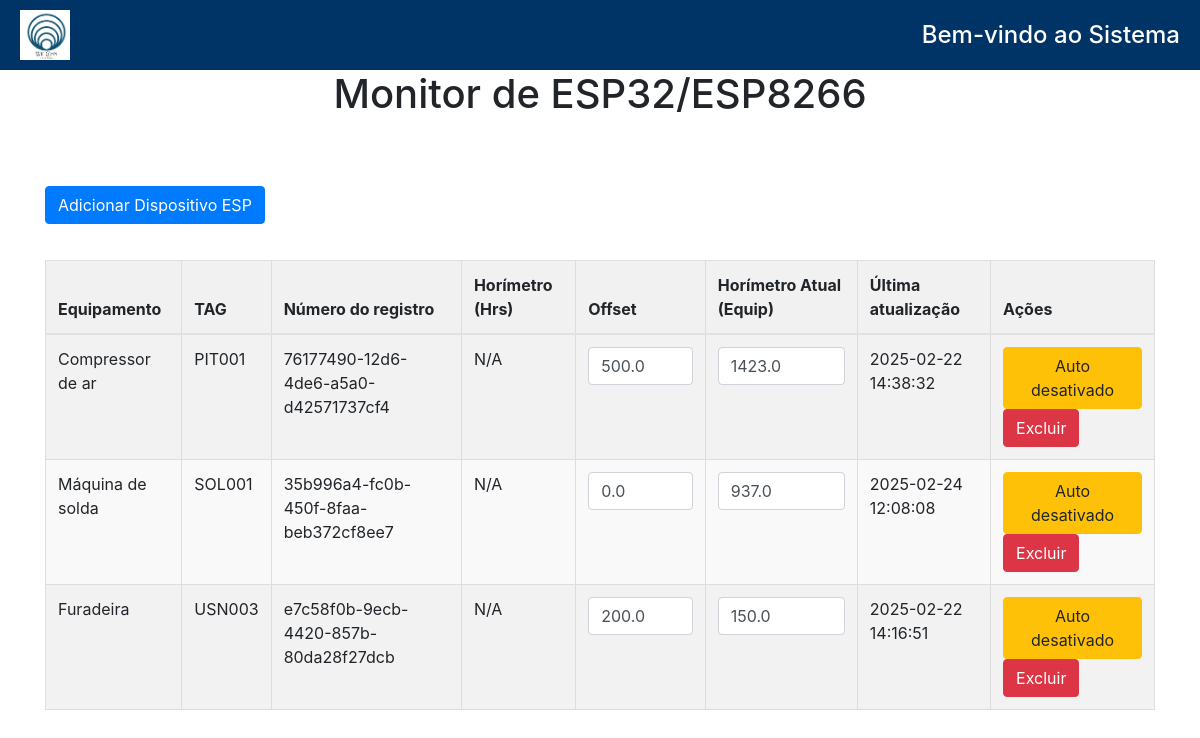
The app's page /device_list (signed in), older data.
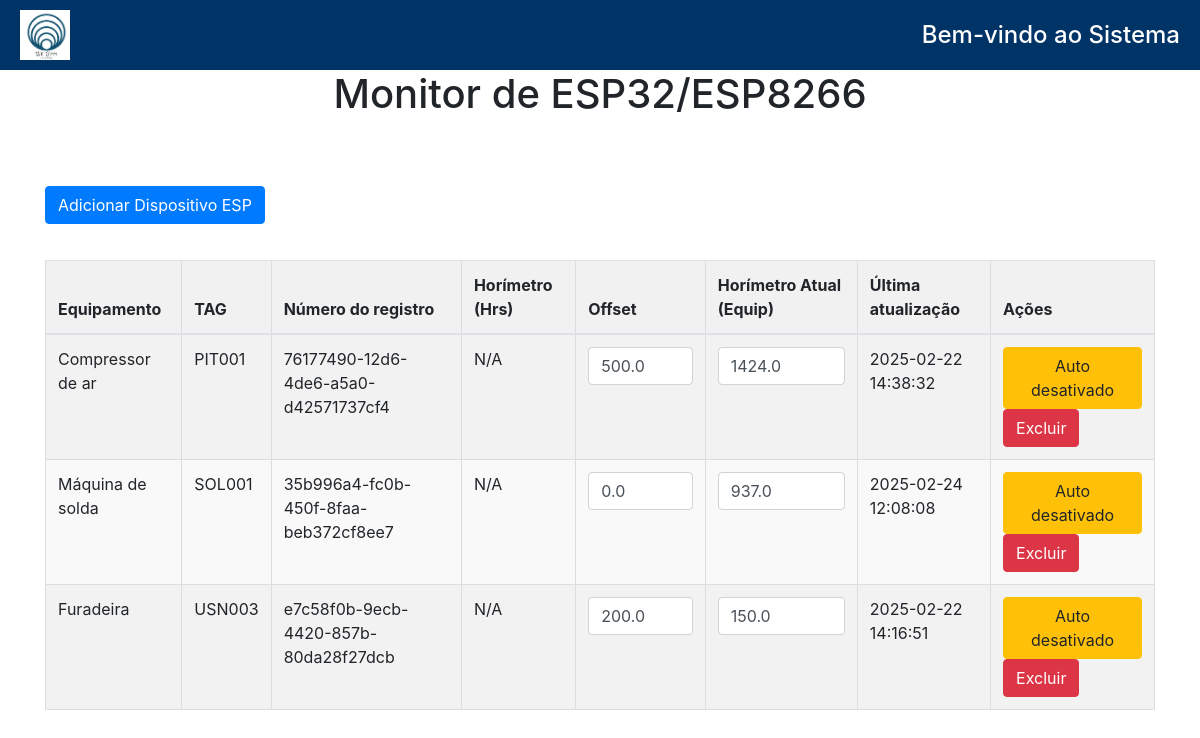
The same page, newer data.
### monitorESP/models.py (models this page shows, shortened)
class ESP32Device(models.Model):
    registration_number = models.UUIDField(default=uuid.uuid4, unique=True)
    equipamento = models.ForeignKey(
        'CadEquip.Equipamento',
        on_delete=models.CASCADE,
        related_name='esp_devices',
        null=True,
        blank=True
    )
    horimetro = models.FloatField(null=True, blank=True)
    horimetro_offset = models.FloatField(default=0)
    atualizacao_automatica = models.BooleanField(default=False)
    last_update = models.DateTimeField(auto_now=True)

### CadEquip/models.py (models this page shows, shortened)
class Equipamento(models.Model):
    CLASSIFICACAO = [
        ('a', 'A'),
        ('b', 'B'),
        ('c', 'C'),
    ]
    nome = models.CharField(max_length=200)
    tag = models.CharField(max_length=200, unique=True)
    patrimonio = models.CharField(
        max_length=200,
        unique=True,
        blank=True,  # Allow blank values
        null=True   # Allow null values
    )
    modelo = models.CharField(max_length=200)
    fabricante = models.CharField(max_length=200)
    numero_serie = models.CharField(max_length=200, unique=False, blank=True, null=True)
    ano_fabricacao = models.CharField(max_length=200, blank=True, null=True)
    data_criacao = models.DateTimeField(auto_now_add=True)
    setor = models.ForeignKey('gestaoOS.Setor', on_delete=models.CASCADE, related_name='equipamentos')
    local = models.CharField(max_length=150, blank=True, null=True)
    foto = models.ImageField(upload_to='fotos_equipamentos/%Y/%m/%d/', null=True, blank=True)
    fornecedor = models.ForeignKey(
        'CadFornecedor.Fornecedor',  # Relaciona ao modelo Fornecedor do app CadFornecedor
        on_delete=models.SET_NULL,
        related_name='equipamentos',
        null=True,
        blank=True
    )
    manual_operacao = models.FileField(upload_to='manuais/', null=True, blank=True)
    garantia_termino = models.DateField(null=True, blank=True)
    classe = models.CharField(max_length=1, blank=True, null=True)
    ssma = models.CharField(
        max_length=1,
        choices=CLASSIFICACAO,
        default='c',
    )
    qualidade = models.CharField(
        max_length=1,
        choices=CLASSIFICACAO,
        default='c',
    )
    operacao = models.CharField(
        max_length=1,
        choices=CLASSIFICACAO,
        default='c',
    )
    entrega = models.CharField(
        max_length=1,
        choices=CLASSIFICACAO,
        default='c',
    )
    mtbf = models.CharField(
        max_length=1,
        choices=CLASSIFICACAO,
        default='c',
    )
    mttr = models.CharField(
        max_length=1,
        choices=CLASSIFICACAO,
        default='c',
    )
    horimetro_atual = models.FloatField(default=0, help_text="Horas totais de operação do equipamento")
    ultima_atualizacao = models.DateTimeField(null=True, blank=True)
    class Meta:
        verbose_name = 'Equipamento'
        verbose_name_plural = 'Equipamentos'

### monitorESP/views.py (the view, shortened to what this page needs)
# urls.py: path('device_list', views.device_list, name='device_list'),
@login_required
def device_list(request):
    devices = ESP32Device.objects.all().select_related('equipamento')
    equipamentos = Equipamento.objects.exclude(id__in=ESP32Device.objects.values_list('equipamento_id', flat=True))
    return render(request, 'device_list.html', {
        'devices': devices,
        'equipamentos': equipamentos
    })

### monitorESP/templates/device_list.html (shortened to what this page needs)
{% extends 'base.html' %}
{% load static %}
{% block content %}
<head>
    <link href="https://stackpath.bootstrapcdn.com/bootstrap/4.5.2/css/bootstrap.min.css" rel="stylesheet">
</head>
<body>
    <h1 style="text-align: center;">Monitor de ESP32/ESP8266</h1>
    <div class="container mt-5">
        <button type="button" class="btn btn-primary mb-3" data-toggle="modal" data-target="#equipmentModal">
            Adicionar Dispositivo ESP
        </button>
        <table class="table table-striped">
            <thead>
                <tr>
                    <th>Equipamento</th>
                    <th>TAG</th>
                    <th>Número do registro</th>
                    <th>Horímetro (Hrs)</th>
                    <th>Offset</th>
                    <th>Horímetro Atual (Equip)</th>
                    <th>Última atualização</th>
                    <th>Ações</th>
                </tr>
            </thead>
            <tbody>
                {% for device in devices %}
                <tr>
                    <td>{{ device.equipamento.nome }}</td>
                    <td>{{ device.equipamento.tag }}</td>
                    <td>{{ device.registration_number }}</td>
                    <td>{{ device.horimetro|floatformat:1|default:"N/A" }}</td>
                    <td>
                        <div class="offset-container">
                            <input type="number" class="offset-input form-control" value="{{ device.horimetro_offset }}"
                                   data-device-id="{{ device.id }}" step="0.1">
                        </div>
                    </td>
                    <td>
                        <input type="number" class="horimetro-atual-input form-control"
                               value="{{ device.equipamento.horimetro_atual|floatformat:1 }}"
                               data-device-id="{{ device.id }}"
                               {% if device.atualizacao_automatica %}disabled{% endif %}>
                    </td>
                    <td>{{ device.last_update|date:"Y-m-d H:i:s" }}</td>
                    <td>
                        <button class="btn toggle-auto {% if device.atualizacao_automatica %}btn-success{% else %}btn-warning{% endif %}"
                                data-device-id="{{ device.id }}">
                            {% if device.atualizacao_automatica %}Auto ativado{% else %}Auto desativado{% endif %}
                        </button>
                        <a href="{% url 'delete_device' device.id %}" class="btn btn-danger delete-btn"
                           onclick="return confirm('Tem certeza que deseja excluir este dispositivo?');">Excluir</a>
                    </td>
                </tr>
                {% endfor %}
            </tbody>
        </table>
    </div>
</body>
{% endblock %}

Row changes from the older to the newer data that the page shows:
changed through a linked row, ESP32Device "76177490-12d6-4de6-a5a0-d42571737cf4": equipamento.horimetro_atual "1423.0" → "1424.0"
